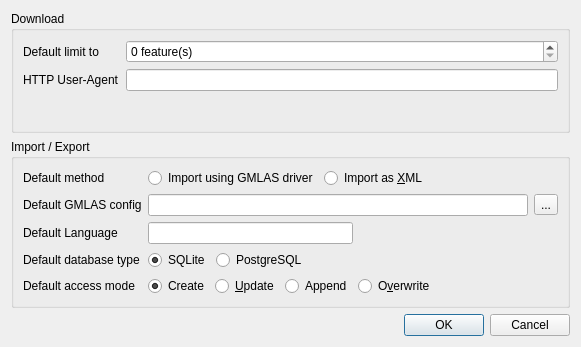
<?xml version="1.0" encoding="UTF-8"?>
<ui version="4.0">
 <class>SettingsDialog</class>
 <widget class="QDialog" name="SettingsDialog">
  <property name="geometry">
   <rect>
    <x>0</x>
    <y>0</y>
    <width>581</width>
    <height>347</height>
   </rect>
  </property>
  <property name="windowTitle">
   <string>Plugin settings</string>
  </property>
  <layout class="QVBoxLayout" name="verticalLayout_2">
   <item>
    <widget class="QGroupBox" name="downloadGroupBox">
     <property name="title">
      <string>Download</string>
     </property>
     <layout class="QVBoxLayout" name="verticalLayout">
      <item>
       <layout class="QFormLayout" name="formLayout">
        <property name="fieldGrowthPolicy">
         <enum>QFormLayout::AllNonFixedFieldsGrow</enum>
        </property>
        <item row="0" column="0">
         <widget class="QLabel" name="featureLimitLabel">
          <property name="text">
           <string>Default limit to</string>
          </property>
         </widget>
        </item>
        <item row="0" column="1">
         <widget class="QSpinBox" name="featureLimitBox">
          <property name="toolTip">
           <string>&lt;html&gt;&lt;head/&gt;&lt;body&gt;&lt;p&gt;Maximum number of features to download.&lt;/p&gt;&lt;/body&gt;&lt;/html&gt;</string>
          </property>
          <property name="suffix">
           <string> feature(s)</string>
          </property>
          <property name="maximum">
           <number>100000</number>
          </property>
          <property name="value">
           <number>0</number>
          </property>
         </widget>
        </item>
        <item row="1" column="0">
         <widget class="QLabel" name="label">
          <property name="text">
           <string>HTTP User-Agent</string>
          </property>
         </widget>
        </item>
        <item row="1" column="1">
         <widget class="QLineEdit" name="httpUserAgentEdit"/>
        </item>
       </layout>
      </item>
     </layout>
    </widget>
   </item>
   <item>
    <widget class="QGroupBox" name="importExportGroupBox">
     <property name="title">
      <string>Import / Export</string>
     </property>
     <layout class="QVBoxLayout" name="verticalLayout_4">
      <item>
       <layout class="QFormLayout" name="formLayout_3">
        <item row="0" column="0">
         <widget class="QLabel" name="importMethodLabel">
          <property name="text">
           <string>Default method</string>
          </property>
         </widget>
        </item>
        <item row="0" column="1">
         <widget class="QWidget" name="methodWidget" native="true">
          <layout class="QHBoxLayout" name="horizontalLayout_3">
           <property name="leftMargin">
            <number>0</number>
           </property>
           <property name="topMargin">
            <number>0</number>
           </property>
           <property name="rightMargin">
            <number>0</number>
           </property>
           <property name="bottomMargin">
            <number>0</number>
           </property>
           <item>
            <widget class="QRadioButton" name="gmlasRadioButton">
             <property name="text">
              <string>Import using GMLAS driver</string>
             </property>
            </widget>
           </item>
           <item>
            <widget class="QRadioButton" name="xmlRadioButton">
             <property name="text">
              <string>Import as &amp;XML</string>
             </property>
            </widget>
           </item>
           <item>
            <spacer name="horizontalSpacer">
             <property name="orientation">
              <enum>Qt::Horizontal</enum>
             </property>
             <property name="sizeHint" stdset="0">
              <size>
               <width>40</width>
               <height>20</height>
              </size>
             </property>
            </spacer>
           </item>
          </layout>
         </widget>
        </item>
        <item row="2" column="0">
         <widget class="QLabel" name="languageLabel">
          <property name="text">
           <string>Default Language</string>
          </property>
         </widget>
        </item>
        <item row="2" column="1">
         <layout class="QHBoxLayout" name="horizontalLayout_4">
          <item>
           <widget class="QLineEdit" name="languageLineEdit"/>
          </item>
          <item>
           <spacer name="horizontalSpacer_2">
            <property name="orientation">
             <enum>Qt::Horizontal</enum>
            </property>
            <property name="sizeHint" stdset="0">
             <size>
              <width>40</width>
              <height>20</height>
             </size>
            </property>
           </spacer>
          </item>
         </layout>
        </item>
        <item row="4" column="0">
         <widget class="QLabel" name="accessModeLabel">
          <property name="text">
           <string>Default access mode</string>
          </property>
         </widget>
        </item>
        <item row="4" column="1">
         <widget class="QWidget" name="accessModeWidget" native="true">
          <layout class="QHBoxLayout" name="horizontalLayout_5">
           <property name="leftMargin">
            <number>0</number>
           </property>
           <property name="topMargin">
            <number>0</number>
           </property>
           <property name="rightMargin">
            <number>0</number>
           </property>
           <property name="bottomMargin">
            <number>0</number>
           </property>
           <item>
            <widget class="QWidget" name="accessModeWidget_2" native="true">
             <layout class="QHBoxLayout" name="horizontalLayout_6">
              <property name="leftMargin">
               <number>0</number>
              </property>
              <property name="topMargin">
               <number>0</number>
              </property>
              <property name="rightMargin">
               <number>0</number>
              </property>
              <property name="bottomMargin">
               <number>0</number>
              </property>
              <item>
               <widget class="QRadioButton" name="createRadioButton">
                <property name="text">
                 <string>Create</string>
                </property>
                <property name="checked">
                 <bool>true</bool>
                </property>
               </widget>
              </item>
              <item>
               <widget class="QRadioButton" name="updateRadioButton">
                <property name="text">
                 <string>&amp;Update</string>
                </property>
               </widget>
              </item>
              <item>
               <widget class="QRadioButton" name="appendRadioButton">
                <property name="text">
                 <string>Append</string>
                </property>
               </widget>
              </item>
              <item>
               <widget class="QRadioButton" name="overwriteRadioButton">
                <property name="text">
                 <string>O&amp;verwrite</string>
                </property>
               </widget>
              </item>
              <item>
               <spacer name="horizontalSpacer_3">
                <property name="orientation">
                 <enum>Qt::Horizontal</enum>
                </property>
                <property name="sizeHint" stdset="0">
                 <size>
                  <width>40</width>
                  <height>20</height>
                 </size>
                </property>
               </spacer>
              </item>
             </layout>
            </widget>
           </item>
          </layout>
         </widget>
        </item>
        <item row="3" column="0">
         <widget class="QLabel" name="dbTypeLabel">
          <property name="text">
           <string>Default database type</string>
          </property>
         </widget>
        </item>
        <item row="3" column="1">
         <widget class="QWidget" name="dbTypeWidget" native="true">
          <layout class="QHBoxLayout" name="horizontalLayout_7">
           <property name="leftMargin">
            <number>0</number>
           </property>
           <property name="topMargin">
            <number>0</number>
           </property>
           <property name="rightMargin">
            <number>0</number>
           </property>
           <property name="bottomMargin">
            <number>0</number>
           </property>
           <item>
            <widget class="QRadioButton" name="sqliteRadioButton">
             <property name="text">
              <string>SQLite</string>
             </property>
             <property name="checked">
              <bool>true</bool>
             </property>
            </widget>
           </item>
           <item>
            <widget class="QRadioButton" name="pgsqlRadioButton">
             <property name="text">
              <string>PostgreSQL</string>
             </property>
            </widget>
           </item>
           <item>
            <spacer name="horizontalSpacer_4">
             <property name="orientation">
              <enum>Qt::Horizontal</enum>
             </property>
             <property name="sizeHint" stdset="0">
              <size>
               <width>40</width>
               <height>20</height>
              </size>
             </property>
            </spacer>
           </item>
          </layout>
         </widget>
        </item>
        <item row="1" column="0">
         <widget class="QLabel" name="gmlasConfigLabel">
          <property name="text">
           <string>Default GMLAS config</string>
          </property>
         </widget>
        </item>
        <item row="1" column="1">
         <layout class="QHBoxLayout" name="horizontalLayout_8">
          <item>
           <widget class="QLineEdit" name="gmlasConfigLineEdit">
            <property name="toolTip">
             <string>&lt;html&gt;&lt;head/&gt;&lt;body&gt;&lt;p&gt;GML file to load into a database.&lt;/p&gt;&lt;/body&gt;&lt;/html&gt;</string>
            </property>
           </widget>
          </item>
          <item>
           <widget class="QToolButton" name="gmlasConfigButton">
            <property name="text">
             <string>...</string>
            </property>
           </widget>
          </item>
         </layout>
        </item>
       </layout>
      </item>
     </layout>
    </widget>
   </item>
   <item>
    <widget class="QDialogButtonBox" name="buttonBox">
     <property name="orientation">
      <enum>Qt::Horizontal</enum>
     </property>
     <property name="standardButtons">
      <set>QDialogButtonBox::Cancel|QDialogButtonBox::Ok</set>
     </property>
    </widget>
   </item>
  </layout>
 </widget>
 <resources/>
 <connections>
  <connection>
   <sender>buttonBox</sender>
   <signal>accepted()</signal>
   <receiver>SettingsDialog</receiver>
   <slot>accept()</slot>
   <hints>
    <hint type="sourcelabel">
     <x>248</x>
     <y>254</y>
    </hint>
    <hint type="destinationlabel">
     <x>157</x>
     <y>274</y>
    </hint>
   </hints>
  </connection>
  <connection>
   <sender>buttonBox</sender>
   <signal>rejected()</signal>
   <receiver>SettingsDialog</receiver>
   <slot>reject()</slot>
   <hints>
    <hint type="sourcelabel">
     <x>316</x>
     <y>260</y>
    </hint>
    <hint type="destinationlabel">
     <x>286</x>
     <y>274</y>
    </hint>
   </hints>
  </connection>
 </connections>
</ui>
